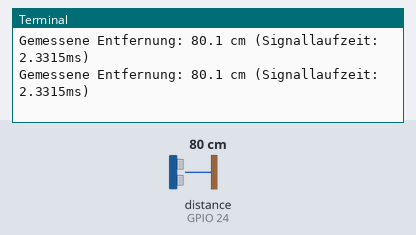
Recording of a program running on a simulated Raspberry Pi (BCM pin numbers). Shown: the last lines printed to the terminal. Inputs (shaded band) come from the test bench; at power-on: distance to the obstacle (sensor on GPIO 24) 80 cm. The echo pulse lasts 58.3 µs per cm; the clock reads 2024-03-15 10:24:30 at power-on unless the program sets it.

Above: at 1.2 s.
1.3 s: distance to the obstacle (sensor on GPIO 24) set to 2 cm
At 2.6 s:
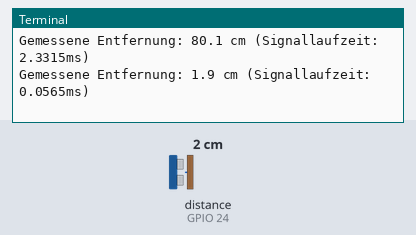
2.8 s: distance to the obstacle (sensor on GPIO 24) set to 4 cm
At 3.8 s:
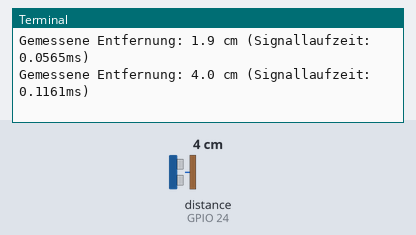
Timing chart, 0 to 5.8 s (numbered marks = the images above; inputs shaded):
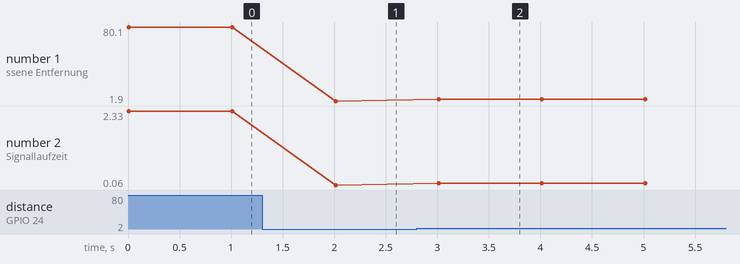

Measured:
- after the input at 1.3 s, the terminal: prints a new line after 0.71 s (image 1)
- after the input at 2.8 s, the terminal: prints a new line after 0.21 s (image 2)
- plotted number 1: 80.1 → 1.9 after the input at 1.3 s, 1.9 → 4 after the input at 2.8 s
- plotted number 2: 2.33 → 0.06 after the input at 1.3 s, 0.06 → 0.12 after the input at 2.8 s

The program:

getDistance.py
```python
#!/usr/bin/env python
# -*- coding: utf-8 -*-

# Entfernungsmesser für RaspberryPi
# Version 1.0
#
# Copyright: tfnApps.de Jens Dutzi
# Datum: 27.06.2015
# Lizenz: MIT Lizenz (siehe LICENSE)
# -----------------------------------


# import required modules
import time
import RPi.GPIO as GPIO

# define GPIO pins
GPIOTrigger = 18
GPIOEcho    = 24

# Funktion zum messen der Entfernung
def MesseDistanz():
	# Trigger auf "high" setzen (Signal senden)
	GPIO.output(GPIOTrigger, True)

	# Signal für 10µs senden (ggf. je nach RaspberryPi auf 0.0005 setzen)
	time.sleep(0.00001)

	# Trigger auf "low setzen (Signal beenden)
	GPIO.output(GPIOTrigger, False)

	# Aktuelle Zeit setzen
	StartZeit = time.time()
	StopZeit = StartZeit

	# Warte bis "Echo" auf "low" gesetzt wird und setze danach Start-Zeit erneut
	while GPIO.input(GPIOEcho) == 0:
		StartZeit = time.time()

	# Warte bis "Echo" auf "high" wechselt (Signal wird empfangen) und setze End-Zeit
	while GPIO.input(GPIOEcho) == 1:
		StopZeit = time.time()

	# Abstand anhand der Signal-Laufzeit berechnen
	# Schallgeschwindigkeit: 343,50 m/s (bei 20°C Lufttemperatur)
	# Formel: /Signallaufzeit in Sekunden * Schallgeschwindigket in cm/s) / 2 (wg. Hin- und Rückweg des Signals)
	SignalLaufzeit = StopZeit - StartZeit
	Distanz = (SignalLaufzeit/2) * 34350

	return [Distanz, (SignalLaufzeit*1000/2)]

# main function
def main():
	try:
		while True:
			Ergebnis = MesseDistanz()
			print("Gemessene Entfernung: %.1f cm (Signallaufzeit: %.4fms)" % (Ergebnis[0], Ergebnis[1]))
			time.sleep(1)

	# reset GPIO settings if user pressed Ctrl+C
	except KeyboardInterrupt:
		print("Messung abgebrochen")
		GPIO.cleanup()

if __name__ == '__main__':
	# benutze GPIO Pin Nummerierung-Standard (Broadcom SOC channel)
	GPIO.setmode(GPIO.BCM)

	# Initialisiere GPIO Ports
	GPIO.setup(GPIOTrigger, GPIO.OUT)
	GPIO.setup(GPIOEcho, GPIO.IN)

	# Setze GPIO Trigger auf false
	GPIO.output(GPIOTrigger, False)

	# Main-Funktion starten
	main()
```
